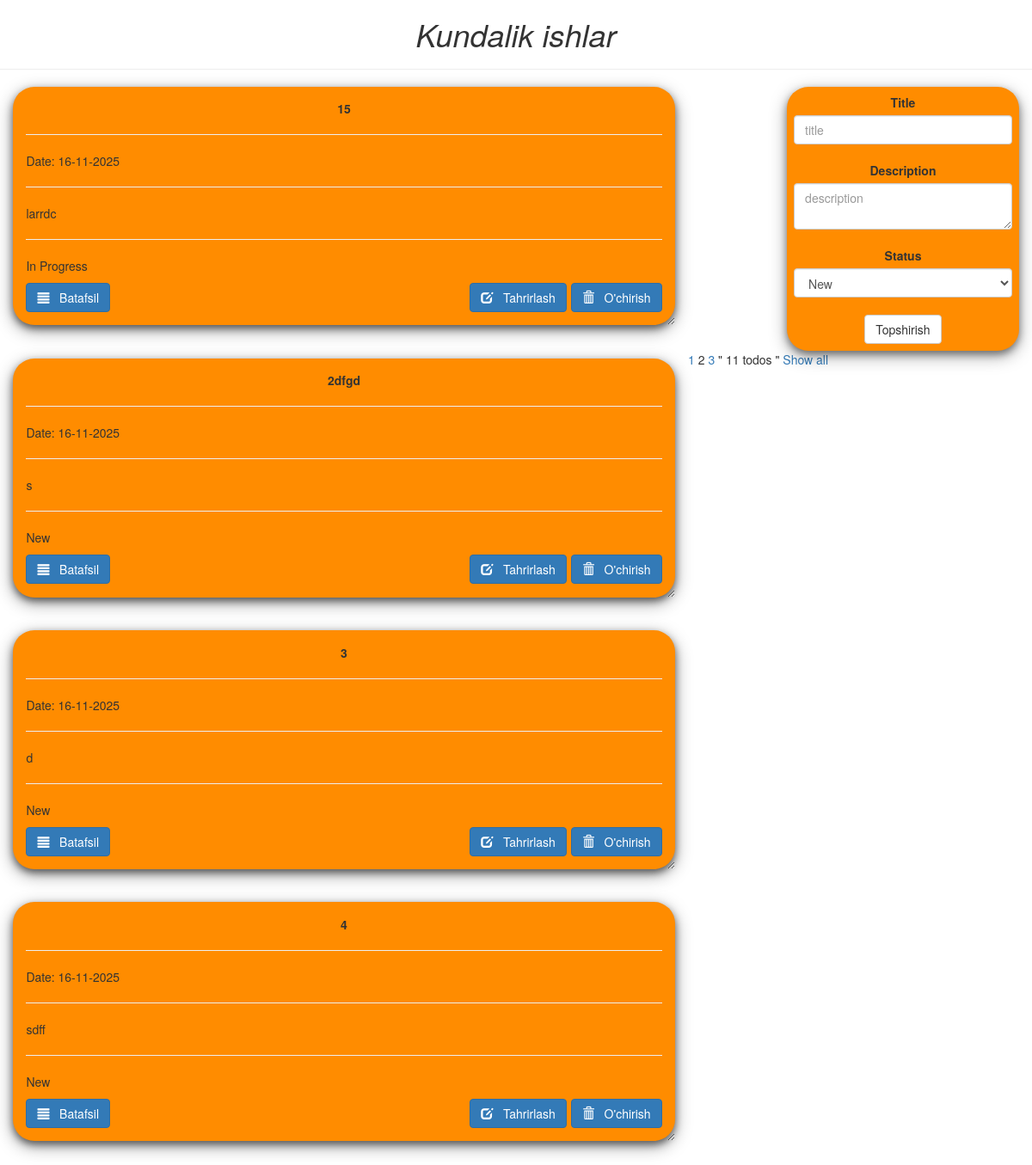
/, run on an earlier commit of the app's database.
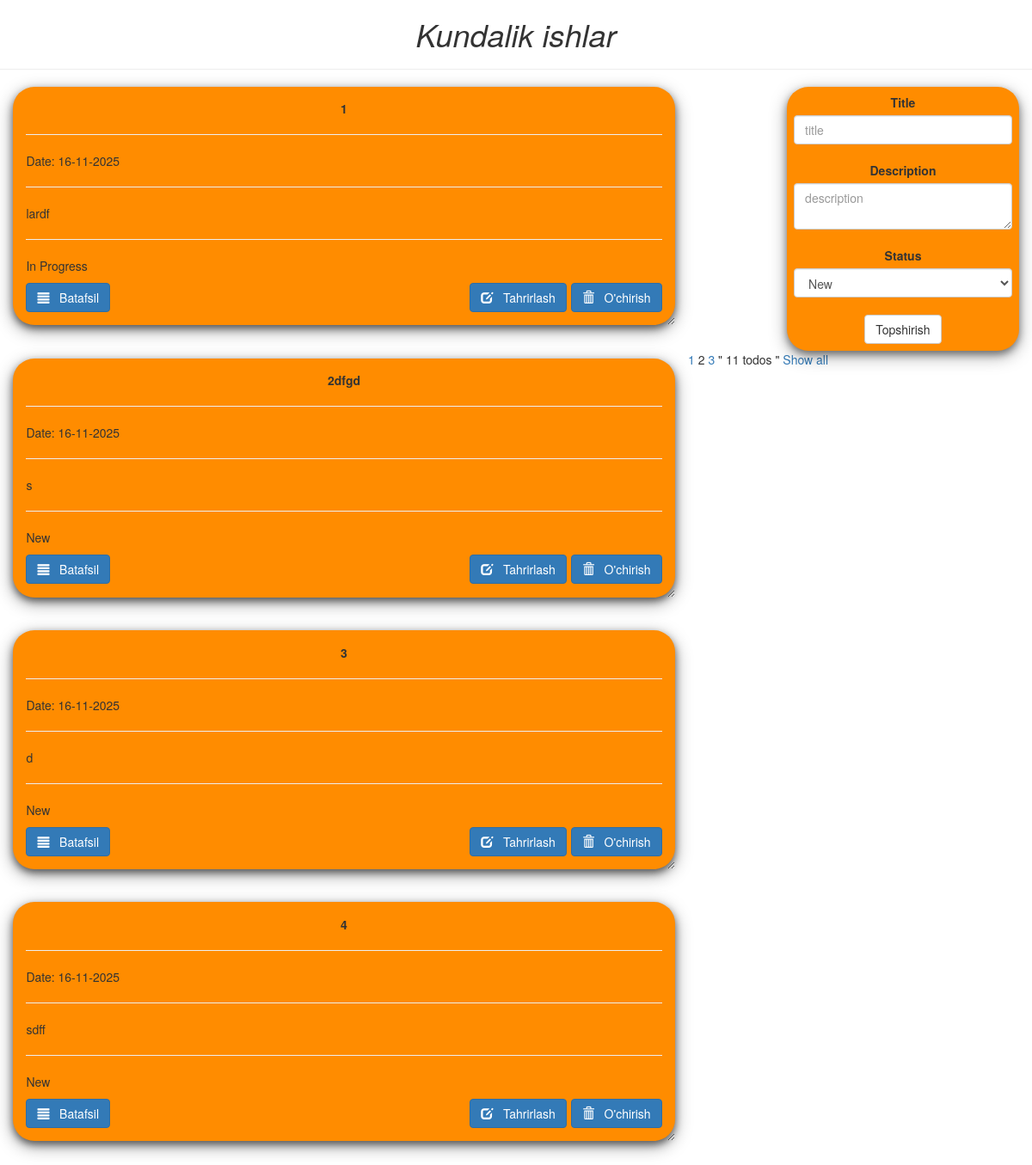
And on a later commit of the database.
### main/models.py (models this page shows, shortened)
class Todo(models.Model):
    title = models.CharField(max_length=200)
    desc = models.TextField()
    status = models.CharField(
        max_length=50,
        choices=StatusChoices.choices,
        default=StatusChoices.NEW,
    )
    created_at = models.DateTimeField(auto_now_add=True)
    updated_at = models.DateTimeField(auto_now=True)

### main/views.py (the view, shortened to what this page needs)
# urls.py: path("", home),
def home(request):
    data = {
        'todos':Todo.objects.all()
    }
    return render(request, 'todo.html', context=data)

### templates/todo.html (shortened to what this page needs)
<!DOCTYPE html>
<html lang="en" dir="ltr">
<head>
  <link rel="stylesheet" href="https://maxcdn.bootstrapcdn.com/bootstrap/3.3.7/css/bootstrap.min.css">
</head>
<body  class="container-fluid">
  <center class="row">
    <h1><i>Kundalik ishlar</i></h1>
    <hr />
  </center>
  <div class="row">
    <div class="col-md-8">
      {% for todo in todos %}
        <div class="card">
          <center><b>{{ todo.title }}</b></center>
          <hr/>
          Date: {{ todo.created_at|date:"d-m-Y" }}
          <hr/>
          {{ todo.desc }}
          <hr/>
          {{ todo.get_status_display }}
          <br/>
          <a href="/about/{{ todo.id }}/" style="color: white;"><button class="btn btn-primary" style="float: left; margin-top: 10px;"><span class="glyphicon glyphicon-align-justify"></span> &nbsp; Batafsil</button></a>
          <a href="/delete/{{ todo.id }}/" style="color: white;"><button class="btn btn-primary" style="float: right; margin-left: 5px; margin-top: 10px;"><span class="glyphicon glyphicon-trash"></span> &nbsp; O'chirish</button></a>
          <a href="/edit/{{ todo.id }}/" style="color: white;"><button class="btn btn-primary" style="float: right; margin-left: 5px; margin-top: 10px;"><span class="glyphicon glyphicon-edit"></span> &nbsp; Tahrirlash </button></a>
        </div>
      {% endfor %}
    </div>
    <div class="col-md-1"></div>
    <div class="col-md-3">
      <div  class="submit_form">
        <form action="/" method="post">
          <label for="title">Title</label>
          <input type="text" name="title" placeholder="title" class="form-control" required/><br />
          <center>
          <label for="desc">Description</label>
          <textarea name="desc" placeholder="description" class="form-control" required></textarea><br />
          </center>
          <label for="status">Status</label>
          <select name="status" class="form-control" required>
            <option value="new">New</option>
          </select><br/>
          <center>
          <button type="submit" class="btn btn-default">Topshirish</button>
          </center>
        </form>
      </div>
    </div>
    <p class="paginator">
      <a href="?p=1">1</a>
      <span class="this-page">2</span>
      <a href="?p=3" class="end">3</a>
      " 11 todos "
      <a href="?all=" class="showall">Show all</a>
    </p>
  </div>
</body>
</html>

### templates/todo.html (style rules this page uses)
.card { box-shadow: 0 4px 8px 0 rgba(0,0,0,0.5), 0 6px 20px 0 rgba(0,0,0,0.39); background: DarkOrange; margin-bottom : 5%; border-radius: 25px; padding : 2%; overflow: auto; resize: both; text-overflow: ellipsis; }
.submit_form { text-align: center; padding: 3%; background: DarkOrange; border-radius: 25px; box-shadow: 0 4px 8px 0 rgba(0,0,0,0.4), 0 6px 20px 0 rgba(0,0,0,0.36); }

What changed in the data, as far as the page shows it:
changed Todo "In Progress": title "15" → "1"; desc "larrdc" → "lardf"
